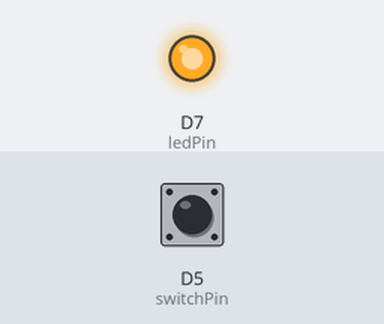
The sketch below on a simulated ESP8266 (NodeMCU). Shown: output pins drawn as LEDs (lit = HIGH). Inputs (shaded band) come from the test bench; at power-on: D5 (switchPin) HIGH. What the sketch prints to the serial monitor is not drawn.

Above: at 1.2 s.
1.3 s: D5 (switchPin) pulled LOW for 0.15 s
At 2.6 s:
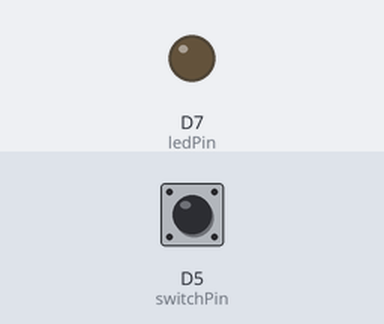
2.9 s: D5 (switchPin) pulled LOW for 1 s
At 5.1 s:
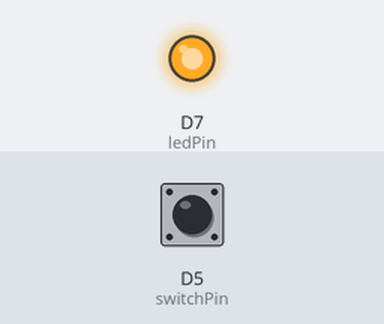
5.4 s: D5 (switchPin) pulled LOW for 3.2 s
At 10.0 s:
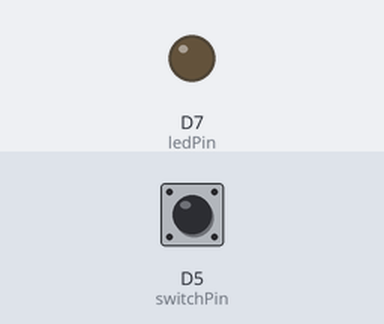
Timing chart, 0 to 11.5 s (numbered marks = the images above; inputs shaded):
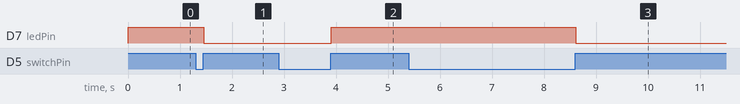

Measured:
- after the input at 1.3 s, D7 (ledPin): HIGH → LOW after 0.15 s
- after the input at 2.9 s, D7 (ledPin): LOW → HIGH after 1.0 s
- after the input at 5.4 s, D7 (ledPin): HIGH → LOW after 3.2 s

The sketch:

momentary_switch.ino
```cpp
int ledPin = D7;
int switchPin = D5;
int buttonPressed = 0;
int ledOn = 0;

void setup() {
  Serial.begin(9600);

  pinMode(ledPin, OUTPUT);
  pinMode(switchPin, INPUT);
  digitalWrite(ledPin, LOW);
}

void loop() {
  int buttonState = digitalRead(switchPin);
  Serial.println(buttonState);
  if (buttonPressed == 0 and buttonState == HIGH) {
    buttonPressed = 1;
    ledOn = !ledOn;
    digitalWrite(ledPin, ledOn);
  } else {
    if (buttonState == LOW) {
      buttonState = 0;
      buttonPressed = 0;
    }
  }
}
```
